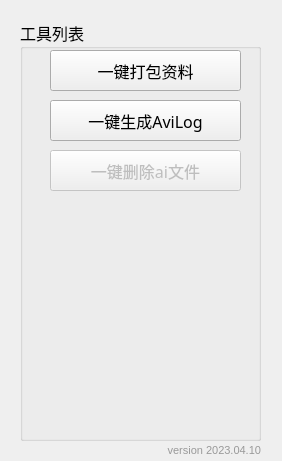
<?xml version="1.0" encoding="UTF-8"?>
<ui version="4.0">
 <class>SimpleToolsClass</class>
 <widget class="QWidget" name="SimpleToolsClass">
  <property name="geometry">
   <rect>
    <x>0</x>
    <y>0</y>
    <width>282</width>
    <height>461</height>
   </rect>
  </property>
  <property name="windowTitle">
   <string>SimpleTools</string>
  </property>
  <widget class="QGroupBox" name="groupBox">
   <property name="geometry">
    <rect>
     <x>20</x>
     <y>20</y>
     <width>241</width>
     <height>421</height>
    </rect>
   </property>
   <property name="font">
    <font>
     <family>方正姚体</family>
     <pointsize>12</pointsize>
    </font>
   </property>
   <property name="title">
    <string>工具列表</string>
   </property>
   <widget class="QPushButton" name="btn_PackCarJob">
    <property name="geometry">
     <rect>
      <x>30</x>
      <y>30</y>
      <width>191</width>
      <height>41</height>
     </rect>
    </property>
    <property name="text">
     <string>一键打包资料</string>
    </property>
   </widget>
   <widget class="QPushButton" name="btn_GenAvilog">
    <property name="enabled">
     <bool>true</bool>
    </property>
    <property name="geometry">
     <rect>
      <x>30</x>
      <y>80</y>
      <width>191</width>
      <height>41</height>
     </rect>
    </property>
    <property name="text">
     <string>一键生成AviLog</string>
    </property>
   </widget>
   <widget class="QPushButton" name="btn_DelAiFile">
    <property name="enabled">
     <bool>false</bool>
    </property>
    <property name="geometry">
     <rect>
      <x>30</x>
      <y>130</y>
      <width>191</width>
      <height>41</height>
     </rect>
    </property>
    <property name="text">
     <string>一键删除ai文件</string>
    </property>
   </widget>
  </widget>
  <widget class="QLabel" name="label">
   <property name="geometry">
    <rect>
     <x>120</x>
     <y>440</y>
     <width>141</width>
     <height>21</height>
    </rect>
   </property>
   <property name="text">
    <string>&lt;html&gt;&lt;head/&gt;&lt;body&gt;&lt;p align=&quot;right&quot;&gt;&lt;span style=&quot; font-size:8pt; color:#999999;&quot;&gt;version 2023.04.10&lt;/span&gt;&lt;/p&gt;&lt;/body&gt;&lt;/html&gt;</string>
   </property>
  </widget>
 </widget>
 <layoutdefault spacing="6" margin="11"/>
 <resources>
  <include location="SimpleTools.qrc"/>
 </resources>
 <connections/>
</ui>
